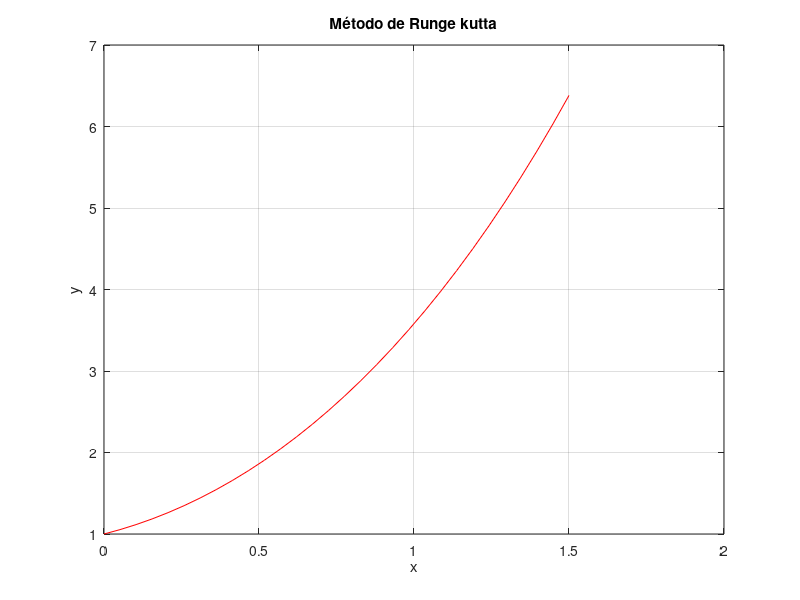

The MATLAB script that drew this image:
clear all
clc
close all
%Método de Runge kutta
func=@(x,y) y+2*x-x^2;
x=linspace(0,1.5,30);
y=zeros(size(x));
h=(1.5-0)/30;
y(1)=1;
for n=1:length(x)-1
    k1=func(x(n),y(n));
	k2=func(x(n)+h/2,y(n)+h*(k1/2));
	k3=func(x(n)+h/2,y(n)+h*(k2/2));
	k4=func(x(n)+h,y(n)+h*k3);
	y(n+1)=y(n)+(h*(k1+2*k2+2*k3+k4)/6);
end    
plot(x,y,'r-')
xlabel('x')
ylabel('y')
grid()
title('Método de Runge kutta')